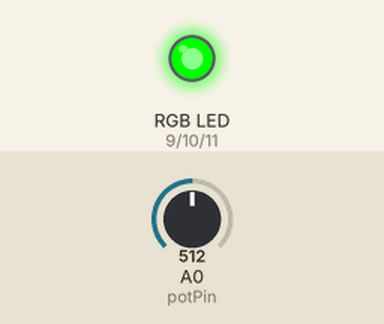
Simulated run of this sketch. Board: Arduino Uno, built with avr-gcc and run on an emulated ATmega328P. On the bench: an RGB LED mixed from three pins (HIGH = lit). The test bench sets the inputs (shaded band); at power-on: A0 (potPin) = 512. Dim RGB values are drawn brighter than linear.

Above: at 1.2 s.
1.3 s: A0 (potPin) set to 580
At 2.4 s:
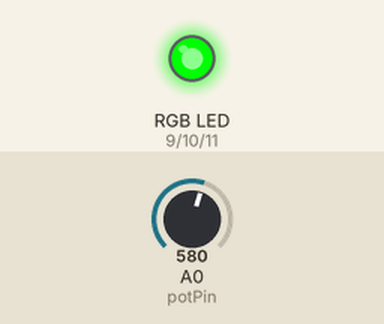
2.8 s: A0 (potPin) set to 560
At 3.4 s:
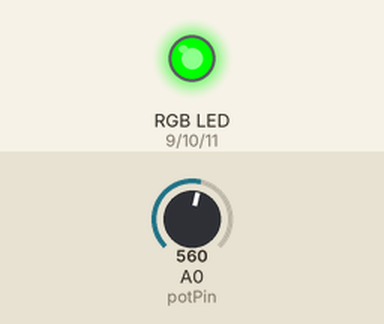
4.3 s: A0 (potPin) set to 440
At 4.6 s:
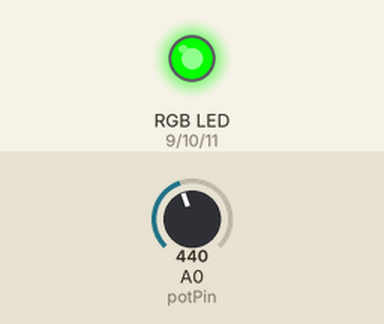
5.8 s: A0 (potPin) set to 306
At 6.7 s:
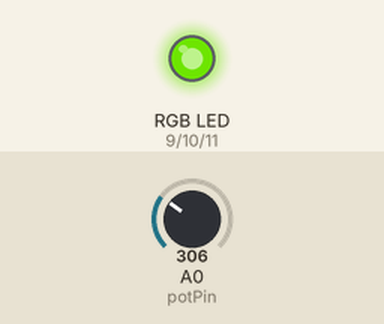
7.3 s: A0 (potPin) set to 122
At 8.1 s:
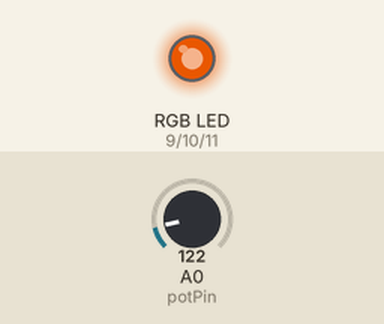
Timing chart, 0 to 9.8 s (numbered marks = the images above; inputs shaded):
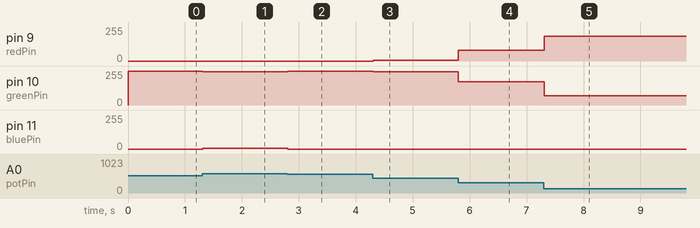

The sketch:

rgb_led_potentiometer.ino
```cpp
int redPin = 9;
int greenPin = 10;
int bluePin = 11;

int potPin = A0;

void setup() {
  pinMode(redPin, OUTPUT);
  pinMode(greenPin, OUTPUT);
  pinMode(bluePin, OUTPUT);
}

void loop() {

  int value = analogRead(potPin);

  int redValue = 0;
  int greenValue = 0;
  int blueValue = 0;

  if (value < 450) {

    redValue = map(value, 0, 449, 255, 0);
    greenValue = map(value, 0, 449, 0, 255);
    blueValue = 0;

  }

  else if (value < 570) {

    redValue = 0;
    greenValue = 255;
    blueValue = 0;

  }

  else {

    redValue = 0;
    greenValue = map(value, 570, 1023, 255, 0);
    blueValue = map(value, 570, 1023, 0, 255);

  }

  analogWrite(redPin, redValue);
  analogWrite(greenPin, greenValue);
  analogWrite(bluePin, blueValue);

  delay(10);
}
```

Measured:
- after the input at 1.3 s, pin 10 (greenPin): 255/255 → 250/255 at once; pin 11 (bluePin): 0/255 → 5/255 at once
- after the input at 2.8 s, pin 10 (greenPin): 250/255 → 255/255 at once; pin 11 (bluePin): 5/255 → 0/255 at once
- after the input at 4.3 s, pin 9 (redPin): 0/255 → 6/255 at once; pin 10 (greenPin): 255/255 → 249/255 at once
- after the input at 5.8 s, pin 9 (redPin): 6/255 → 82/255 at once; pin 10 (greenPin): 249/255 → 173/255 at once
- after the input at 7.3 s, pin 9 (redPin): 82/255 → 186/255 at once; pin 10 (greenPin): 173/255 → 69/255 at once
